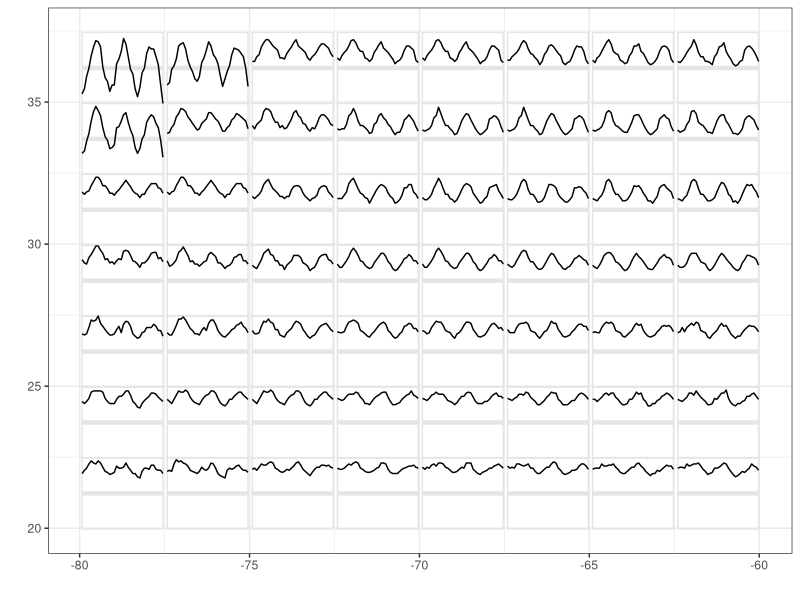

Source code (R):
library(GGally)


### Name: glyphs
### Title: Create the data needed to generate a glyph plot.
### Aliases: glyphs

### ** Examples

 data(nasa)
 nasaLate <- nasa[
   nasa$date >= as.POSIXct("1998-01-01") &
   nasa$lat >= 20 &
   nasa$lat <= 40 &
   nasa$long >= -80 &
   nasa$long <= -60
 , ]
 temp.gly <- glyphs(nasaLate, "long", "day", "lat", "surftemp", height=2.5)
 ggplot2::ggplot(temp.gly, ggplot2::aes(gx, gy, group = gid)) +
   add_ref_lines(temp.gly, color = "grey90") +
   add_ref_boxes(temp.gly, color = "grey90") +
   ggplot2::geom_path() +
   ggplot2::theme_bw() +
   ggplot2::labs(x = "", y = "")
